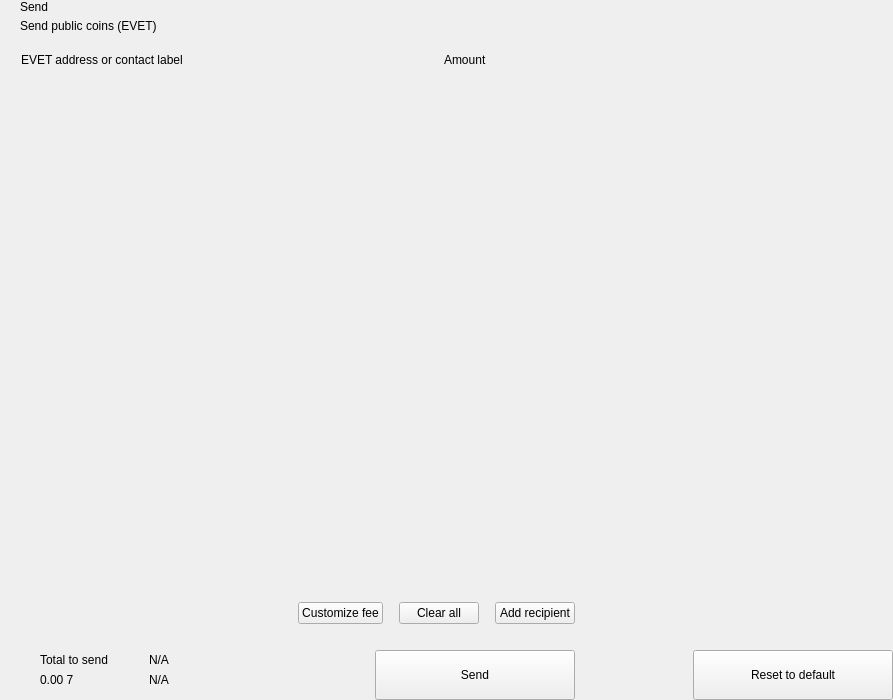
<?xml version="1.0" encoding="UTF-8"?>
<ui version="4.0">
 <class>send</class>
 <widget class="QWidget" name="send">
  <property name="geometry">
   <rect>
    <x>0</x>
    <y>0</y>
    <width>893</width>
    <height>700</height>
   </rect>
  </property>
  <property name="windowTitle">
   <string>Form</string>
  </property>
  <layout class="QHBoxLayout" name="horizontalLayout_2" stretch="2,1">
   <property name="spacing">
    <number>0</number>
   </property>
   <property name="leftMargin">
    <number>0</number>
   </property>
   <property name="topMargin">
    <number>0</number>
   </property>
   <property name="rightMargin">
    <number>0</number>
   </property>
   <property name="bottomMargin">
    <number>0</number>
   </property>
   <item>
    <widget class="QWidget" name="left" native="true">
     <layout class="QVBoxLayout" name="verticalLayout_3">
      <property name="spacing">
       <number>0</number>
      </property>
      <property name="leftMargin">
       <number>0</number>
      </property>
      <property name="topMargin">
       <number>0</number>
      </property>
      <property name="rightMargin">
       <number>0</number>
      </property>
      <property name="bottomMargin">
       <number>0</number>
      </property>
      <item>
       <layout class="QVBoxLayout" name="verticalLayout_22" stretch="0,0,0,1,0,0,0,0">
        <property name="spacing">
         <number>0</number>
        </property>
        <item>
         <layout class="QHBoxLayout" name="horizontalLayout_3">
          <property name="spacing">
           <number>0</number>
          </property>
          <property name="leftMargin">
           <number>20</number>
          </property>
          <property name="rightMargin">
           <number>20</number>
          </property>
          <item>
           <layout class="QVBoxLayout" name="verticalLayout">
            <property name="spacing">
             <number>5</number>
            </property>
            <item>
             <widget class="QLabel" name="labelTitle">
              <property name="text">
               <string>Send</string>
              </property>
              <property name="alignment">
               <set>Qt::AlignLeading|Qt::AlignLeft|Qt::AlignVCenter</set>
              </property>
             </widget>
            </item>
            <item>
             <widget class="QLabel" name="labelSubtitle1">
              <property name="text">
               <string>Send public coins (EVET)</string>
              </property>
             </widget>
            </item>
           </layout>
          </item>
          <item>
           <spacer name="horizontalSpacer">
            <property name="orientation">
             <enum>Qt::Horizontal</enum>
            </property>
            <property name="sizeHint" stdset="0">
             <size>
              <width>40</width>
              <height>20</height>
             </size>
            </property>
           </spacer>
          </item>
         </layout>
        </item>
        <item>
         <spacer name="verticalSpacer_2">
          <property name="orientation">
           <enum>Qt::Vertical</enum>
          </property>
          <property name="sizeType">
           <enum>QSizePolicy::Fixed</enum>
          </property>
          <property name="sizeHint" stdset="0">
           <size>
            <width>20</width>
            <height>20</height>
           </size>
          </property>
         </spacer>
        </item>
        <item>
         <layout class="QHBoxLayout" name="horizontalLayout" stretch="6,0,2">
          <property name="spacing">
           <number>0</number>
          </property>
          <property name="leftMargin">
           <number>10</number>
          </property>
          <property name="topMargin">
           <number>0</number>
          </property>
          <property name="rightMargin">
           <number>20</number>
          </property>
          <property name="bottomMargin">
           <number>0</number>
          </property>
          <item>
           <widget class="QLabel" name="labelSubtitleAddress">
            <property name="styleSheet">
             <string notr="true">margin-left:8px;</string>
            </property>
            <property name="text">
             <string>EVET address or contact label</string>
            </property>
           </widget>
          </item>
          <item>
           <spacer name="horizontalSpacer_3">
            <property name="orientation">
             <enum>Qt::Horizontal</enum>
            </property>
            <property name="sizeType">
             <enum>QSizePolicy::Fixed</enum>
            </property>
            <property name="sizeHint" stdset="0">
             <size>
              <width>40</width>
              <height>1</height>
             </size>
            </property>
           </spacer>
          </item>
          <item>
           <widget class="QLabel" name="labelSubtitleAmount">
            <property name="text">
             <string>Amount</string>
            </property>
           </widget>
          </item>
         </layout>
        </item>
        <item>
         <widget class="QScrollArea" name="scrollArea">
          <property name="minimumSize">
           <size>
            <width>0</width>
            <height>350</height>
           </size>
          </property>
          <property name="styleSheet">
           <string notr="true">#scrollArea {
            background:transparent;
            margin-top:10px;
}</string>
          </property>
          <property name="horizontalScrollBarPolicy">
           <enum>Qt::ScrollBarAlwaysOff</enum>
          </property>
          <property name="sizeAdjustPolicy">
           <enum>QAbstractScrollArea::AdjustIgnored</enum>
          </property>
          <property name="widgetResizable">
           <bool>true</bool>
          </property>
          <property name="alignment">
           <set>Qt::AlignLeading|Qt::AlignLeft|Qt::AlignTop</set>
          </property>
          <widget class="QWidget" name="scrollAreaWidgetContents">
           <property name="geometry">
            <rect>
             <x>0</x>
             <y>0</y>
             <width>591</width>
             <height>16</height>
            </rect>
           </property>
           <property name="sizePolicy">
            <sizepolicy hsizetype="Preferred" vsizetype="Maximum">
             <horstretch>0</horstretch>
             <verstretch>0</verstretch>
            </sizepolicy>
           </property>
           <property name="autoFillBackground">
            <bool>false</bool>
           </property>
           <property name="styleSheet">
            <string notr="true">#scrollAreaWidgetContents {
             background:transparent;
             }</string>
           </property>
           <layout class="QVBoxLayout" name="verticalLayout_7">
            <property name="spacing">
             <number>0</number>
            </property>
            <property name="sizeConstraint">
             <enum>QLayout::SetDefaultConstraint</enum>
            </property>
            <property name="leftMargin">
             <number>0</number>
            </property>
            <property name="topMargin">
             <number>0</number>
            </property>
            <property name="rightMargin">
             <number>0</number>
            </property>
            <property name="bottomMargin">
             <number>0</number>
            </property>
           </layout>
          </widget>
         </widget>
        </item>
        <item>
         <spacer name="verticalSpacer_4">
          <property name="orientation">
           <enum>Qt::Vertical</enum>
          </property>
          <property name="sizeType">
           <enum>QSizePolicy::Fixed</enum>
          </property>
          <property name="sizeHint" stdset="0">
           <size>
            <width>20</width>
            <height>20</height>
           </size>
          </property>
         </spacer>
        </item>
        <item>
         <layout class="QHBoxLayout" name="horizontalLayout_20">
          <property name="spacing">
           <number>6</number>
          </property>
          <property name="leftMargin">
           <number>20</number>
          </property>
          <property name="rightMargin">
           <number>20</number>
          </property>
          <item>
           <spacer name="horizontalSpacer_4">
            <property name="orientation">
             <enum>Qt::Horizontal</enum>
            </property>
            <property name="sizeHint" stdset="0">
             <size>
              <width>10</width>
              <height>20</height>
             </size>
            </property>
           </spacer>
          </item>
          <item>
           <widget class="QPushButton" name="pushButtonFee">
            <property name="focusPolicy">
             <enum>Qt::NoFocus</enum>
            </property>
            <property name="text">
             <string>Customize fee</string>
            </property>
           </widget>
          </item>
          <item>
           <spacer name="horizontalSpacer_11">
            <property name="orientation">
             <enum>Qt::Horizontal</enum>
            </property>
            <property name="sizeType">
             <enum>QSizePolicy::Minimum</enum>
            </property>
            <property name="sizeHint" stdset="0">
             <size>
              <width>10</width>
              <height>20</height>
             </size>
            </property>
           </spacer>
          </item>
          <item>
           <widget class="QPushButton" name="pushButtonClear">
            <property name="focusPolicy">
             <enum>Qt::NoFocus</enum>
            </property>
            <property name="layoutDirection">
             <enum>Qt::RightToLeft</enum>
            </property>
            <property name="text">
             <string>Clear all</string>
            </property>
           </widget>
          </item>
          <item>
           <spacer name="horizontalSpacer_6">
            <property name="orientation">
             <enum>Qt::Horizontal</enum>
            </property>
            <property name="sizeType">
             <enum>QSizePolicy::Fixed</enum>
            </property>
            <property name="sizeHint" stdset="0">
             <size>
              <width>10</width>
              <height>20</height>
             </size>
            </property>
           </spacer>
          </item>
          <item>
           <widget class="QPushButton" name="pushButtonAddRecipient">
            <property name="focusPolicy">
             <enum>Qt::NoFocus</enum>
            </property>
            <property name="text">
             <string>Add recipient</string>
            </property>
           </widget>
          </item>
         </layout>
        </item>
        <item>
         <spacer name="verticalSpacer">
          <property name="orientation">
           <enum>Qt::Vertical</enum>
          </property>
          <property name="sizeType">
           <enum>QSizePolicy::Fixed</enum>
          </property>
          <property name="sizeHint" stdset="0">
           <size>
            <width>20</width>
            <height>16</height>
           </size>
          </property>
         </spacer>
        </item>
        <item>
         <layout class="QHBoxLayout" name="horizontalLayout_7">
          <property name="rightMargin">
           <number>20</number>
          </property>
          <item>
           <layout class="QHBoxLayout" name="horizontalLayout_10">
            <property name="spacing">
             <number>0</number>
            </property>
            <property name="leftMargin">
             <number>8</number>
            </property>
            <item>
             <widget class="QStackedWidget" name="stackedWidget">
              <property name="minimumSize">
               <size>
                <width>0</width>
                <height>60</height>
               </size>
              </property>
              <property name="maximumSize">
               <size>
                <width>16777215</width>
                <height>60</height>
               </size>
              </property>
              <widget class="QWidget" name="page1">
               <layout class="QVBoxLayout" name="verticalLayout_71" stretch="0">
                <property name="spacing">
                 <number>6</number>
                </property>
                <property name="leftMargin">
                 <number>12</number>
                </property>
                <property name="topMargin">
                 <number>0</number>
                </property>
                <property name="rightMargin">
                 <number>0</number>
                </property>
                <property name="bottomMargin">
                 <number>0</number>
                </property>
                <item>
                 <widget class="QWidget" name="coinWidget" native="true">
                  <property name="minimumSize">
                   <size>
                    <width>0</width>
                    <height>60</height>
                   </size>
                  </property>
                  <property name="maximumSize">
                   <size>
                    <width>16777215</width>
                    <height>60</height>
                   </size>
                  </property>
                  <layout class="QHBoxLayout" name="horizontalLayout_9">
                   <property name="spacing">
                    <number>0</number>
                   </property>
                   <property name="leftMargin">
                    <number>20</number>
                   </property>
                   <property name="topMargin">
                    <number>10</number>
                   </property>
                   <property name="rightMargin">
                    <number>20</number>
                   </property>
                   <property name="bottomMargin">
                    <number>10</number>
                   </property>
                   <item>
                    <layout class="QVBoxLayout" name="verticalSend">
                     <property name="spacing">
                      <number>0</number>
                     </property>
                     <item>
                      <widget class="QLabel" name="labelTitleTotalSend">
                       <property name="text">
                        <string>Total to send</string>
                       </property>
                      </widget>
                     </item>
                     <item>
                      <widget class="QLabel" name="labelAmountSend">
                       <property name="text">
                        <string notr="true">0.00 7</string>
                       </property>
                      </widget>
                     </item>
                    </layout>
                   </item>
                   <item>
                    <spacer name="horizontalSpacer_9">
                     <property name="orientation">
                      <enum>Qt::Horizontal</enum>
                     </property>
                     <property name="sizeType">
                      <enum>QSizePolicy::Fixed</enum>
                     </property>
                     <property name="sizeHint" stdset="0">
                      <size>
                       <width>20</width>
                       <height>20</height>
                      </size>
                     </property>
                    </spacer>
                   </item>
                   <item>
                    <widget class="QLabel" name="labelLine">
                     <property name="minimumSize">
                      <size>
                       <width>1</width>
                       <height>0</height>
                      </size>
                     </property>
                     <property name="maximumSize">
                      <size>
                       <width>1</width>
                       <height>16777215</height>
                      </size>
                     </property>
                     <property name="text">
                      <string/>
                     </property>
                    </widget>
                   </item>
                   <item>
                    <spacer name="horizontalSpacer_10">
                     <property name="orientation">
                      <enum>Qt::Horizontal</enum>
                     </property>
                     <property name="sizeType">
                      <enum>QSizePolicy::Fixed</enum>
                     </property>
                     <property name="sizeHint" stdset="0">
                      <size>
                       <width>20</width>
                       <height>20</height>
                      </size>
                     </property>
                    </spacer>
                   </item>
                   <item>
                    <layout class="QVBoxLayout" name="verticalRemaining">
                     <property name="spacing">
                      <number>0</number>
                     </property>
                     <item>
                      <widget class="QLabel" name="labelTitleTotalRemaining">
                       <property name="text">
                        <string notr="true">N/A</string>
                       </property>
                      </widget>
                     </item>
                     <item>
                      <widget class="QLabel" name="labelAmountRemaining">
                       <property name="text">
                        <string notr="true">N/A</string>
                       </property>
                      </widget>
                     </item>
                    </layout>
                   </item>
                  </layout>
                 </widget>
                </item>
               </layout>
              </widget>
              <widget class="QWidget" name="page_2"/>
             </widget>
            </item>
           </layout>
          </item>
          <item>
           <spacer name="horizontalSpacer_5">
            <property name="orientation">
             <enum>Qt::Horizontal</enum>
            </property>
            <property name="sizeType">
             <enum>QSizePolicy::Expanding</enum>
            </property>
            <property name="sizeHint" stdset="0">
             <size>
              <width>40</width>
              <height>20</height>
             </size>
            </property>
           </spacer>
          </item>
          <item alignment="Qt::AlignBottom">
           <widget class="QPushButton" name="pushButtonSave">
            <property name="minimumSize">
             <size>
              <width>200</width>
              <height>50</height>
             </size>
            </property>
            <property name="maximumSize">
             <size>
              <width>200</width>
              <height>50</height>
             </size>
            </property>
            <property name="focusPolicy">
             <enum>Qt::NoFocus</enum>
            </property>
            <property name="text">
             <string>Send</string>
            </property>
           </widget>
          </item>
         </layout>
        </item>
       </layout>
      </item>
     </layout>
    </widget>
   </item>
   <item>
    <widget class="QWidget" name="right" native="true">
     <layout class="QVBoxLayout" name="verticalLayout_5">
      <property name="leftMargin">
       <number>0</number>
      </property>
      <property name="topMargin">
       <number>0</number>
      </property>
      <property name="rightMargin">
       <number>0</number>
      </property>
      <property name="bottomMargin">
       <number>0</number>
      </property>
      <item>
       <layout class="QVBoxLayout" name="verticalLayout_4">
        <property name="spacing">
         <number>6</number>
        </property>
        <item>
         <widget class="OptionButton" name="btnCoinControl" native="true">
          <property name="minimumSize">
           <size>
            <width>0</width>
            <height>50</height>
           </size>
          </property>
         </widget>
        </item>
        <item>
         <widget class="OptionButton" name="btnChangeAddress" native="true">
          <property name="minimumSize">
           <size>
            <width>0</width>
            <height>50</height>
           </size>
          </property>
         </widget>
        </item>
        <item>
         <widget class="OptionButton" name="btnUri" native="true">
          <property name="minimumSize">
           <size>
            <width>0</width>
            <height>50</height>
           </size>
          </property>
         </widget>
        </item>
        <item>
         <spacer name="verticalSpacer_5">
          <property name="orientation">
           <enum>Qt::Vertical</enum>
          </property>
          <property name="sizeHint" stdset="0">
           <size>
            <width>20</width>
            <height>40</height>
           </size>
          </property>
         </spacer>
        </item>
        <item>
         <layout class="QHBoxLayout" name="horizontalLayout_8">
          <item>
           <spacer name="horizontalSpacer_7">
            <property name="orientation">
             <enum>Qt::Horizontal</enum>
            </property>
            <property name="sizeHint" stdset="0">
             <size>
              <width>40</width>
              <height>20</height>
             </size>
            </property>
           </spacer>
          </item>
          <item>
           <widget class="QPushButton" name="pushButtonReset">
            <property name="minimumSize">
             <size>
              <width>200</width>
              <height>50</height>
             </size>
            </property>
            <property name="maximumSize">
             <size>
              <width>200</width>
              <height>50</height>
             </size>
            </property>
            <property name="focusPolicy">
             <enum>Qt::NoFocus</enum>
            </property>
            <property name="text">
             <string>Reset to default</string>
            </property>
           </widget>
          </item>
         </layout>
        </item>
       </layout>
      </item>
     </layout>
    </widget>
   </item>
  </layout>
 </widget>
 <customwidgets>
  <customwidget>
   <class>OptionButton</class>
   <extends>QWidget</extends>
   <header>qt/pivx/optionbutton.h</header>
   <container>1</container>
  </customwidget>
 </customwidgets>
 <resources/>
 <connections/>
</ui>
